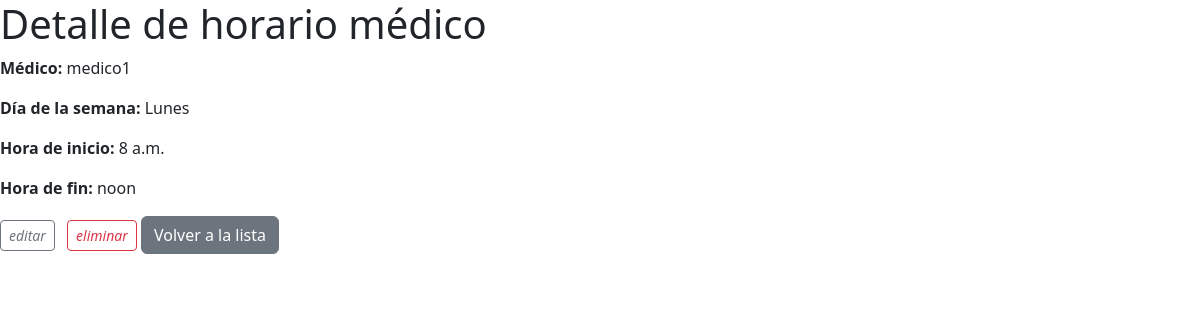
The app's page /medicos/4/horarios/8/ with its own data.
### SchedulerPrueba/models.py (models this page shows, shortened)
class HorarioMedico(models.Model):
    DIA_SEMANA_CHOICES = [
        (0, 'Lunes'),
        (1, 'Martes'),
        (2, 'Miércoles'),
        (3, 'Jueves'),
        (4, 'Viernes'),
        (5, 'Sábado'),
        (6, 'Domingo'),
    ]
    medico = models.ForeignKey('Medico', on_delete=models.CASCADE, related_name='horarios')
    dia_semana = models.IntegerField(choices=DIA_SEMANA_CHOICES)
    hora_inicio = models.TimeField()
    hora_fin = models.TimeField()
    class Meta:
        verbose_name_plural = 'Horarios Médicos'
        unique_together = ('medico', 'dia_semana', 'hora_inicio', 'hora_fin')

class Medico(models.Model):
    dni=models.IntegerField(unique=True)
    nombre = models.CharField(max_length=100)
    especialidad = models.CharField(max_length=100)
    calendario = models.ForeignKey(Calendar, on_delete=models.CASCADE, null=True, blank=True)
    def __str__(self):
        return self.nombre

### SchedulerPrueba/views.py (the view)
# urls.py: path('medicos/<int:medico_pk>/horarios/<int:pk>/', HorarioMedicoDetailView.as_view(), name='horarios_medicos_detail'),
class HorarioMedicoDetailView(DetailView):
    model = HorarioMedico
    template_name = 'horario_medico_detail.html'
    def get_context_data(self, **kwargs):
        context = super().get_context_data(**kwargs)
        context['medico'] = Medico.objects.get(pk=self.kwargs['medico_pk'])
        return context

### SchedulerPrueba/templates/horario_medico_detail.html
{% extends 'base.html' %}
{% block content %}
  <h1>Detalle de horario médico</h1>
  <p><strong>Médico:</strong> {{ object.medico }}</p>
  <p><strong>Día de la semana:</strong> {{ object.get_dia_semana_display }}</p>
  <p><strong>Hora de inicio:</strong> {{ object.hora_inicio }}</p>
  <p><strong>Hora de fin:</strong> {{ object.hora_fin }}</p>
  <a href="{% url 'horarios_medicos_update' medico.pk object.pk %}" class="btn btn-sm btn-outline-secondary me-2"><i class="bi bi-pencil">editar</i></a>
  <a href="{% url 'horarios_medicos_delete' medico.pk object.pk %}" class="btn btn-sm btn-outline-danger"><i class="bi bi-trash">eliminar</i></a>
  <a href="{% url 'horarios_medicos_list' medico.pk %}" class="btn btn-secondary">Volver a la lista</a>
{% endblock %}

### records on screen
HorarioMedico: medico "medico1", dia_semana "Lunes", hora_inicio "8 a.m.", hora_fin "noon"
